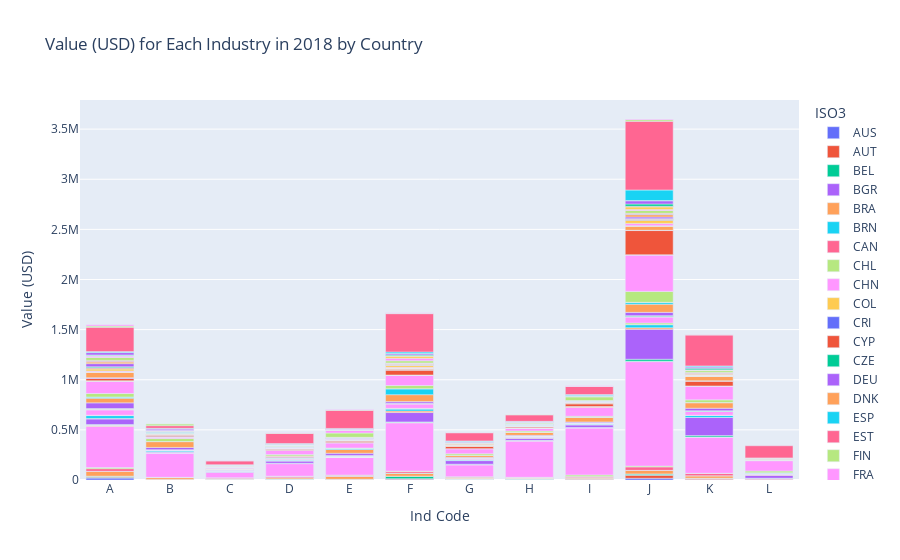

The code cell stored with this chart in its notebook:
### Markdown cell above
The sunburst chart above provides a hierarchical visualization of the distribution of industries globally for the year 2018. The chart is structured with continents at the innermost level, followed by countries. The size of each segment represents the value in USD, with larger segments indicating higher values.

Key observations from the chart:
1. **China**: Dominates the chart with the highest values across multiple industries, particularly in the manufacture of fabricated metal products, machinery, and equipment.
2. **United States**: Also shows significant values, especially in the manufacture of fabricated metal products, machinery, and equipment, as well as the manufacture of transport equipment.
3. **Other Countries**: Countries like Japan, India, and South Korea also contribute significantly but are overshadowed by the top two countries. Germany also shows a very healthy contribution and is by far the biggset contributer in Europe.

The chart highlights the concentration of industrial value in a few key countries, with China leading by a substantial margin. This concentration suggests that these countries play a crucial role in the global industrial landscape, particularly in the manufacturing sectors.

### Code cell
# Aggregate data by industry and country
aggregated_data = df_eng_final_2018.groupby(['Ind Code', 'ISO3'])['Value (USD)'].sum().reset_index()

# Create the bar chart
fig = px.bar(aggregated_data, x='Ind Code', y='Value (USD)', color='ISO3', title='Value (USD) for Each Industry in 2018 by Country')


# Show the plot
fig.show()

### Figure 1 — Plotly figure (JSON) as saved in the notebook; plotly's stock layout.template omitted (floating-point values rounded to 4 significant figures)
{"data": [{"alignmentgroup": "True", "hovertemplate": "ISO3=AUS<br>Ind Code=%{x}<br>Value (USD)=%{y}<extra></extra>", "legendgroup": "AUS", "marker": {"color": "#636efa", "pattern": {"shape": ""}}, "name": "AUS", "offsetgroup": "AUS", "orientation": "v", "showlegend": true, "textposition": "auto", "type": "bar", "x": ["A", "B", "C", "D", "E", "F", "G", "H", "I", "J", "K"], "xaxis": "x", "y": [19230.0, 1738.0, 3527.0, 3806.0, 4366.0, 7094.0, 3406.0, 4880.0, 5153.0, 17230.0, 6060.0], "yaxis": "y"}, {"alignmentgroup": "True", "hovertemplate": "ISO3=AUT<br>Ind Code=%{x}<br>Value (USD)=%{y}<extra></extra>", "legendgroup": "AUT", "marker": {"color": "#EF553B", "pattern": {"shape": ""}}, "name": "AUT", "offsetgroup": "AUT", "orientation": "v", "showlegend": true, "textposition": "auto", "type": "bar", "x": ["A", "B", "C", "D", "E", "F", "G", "H", "I", "J", "K", "L"], "xaxis": "x", "y": [7381.0, 1186.0, 3188.0, 3794.0, 1101.0, 6564.0, 2990.0, 3126.0, 5316.0, 29630.0, 6915.0, 3334.0], "yaxis": "y"}, {"alignmentgroup": "True", "hovertemplate": "ISO3=BEL<br>Ind Code=%{x}<br>Value (USD)=%{y}<extra></extra>", "legendgroup": "BEL", "marker": {"color": "#00cc96", "pattern": {"shape": ""}}, "name": "BEL", "offsetgroup": "BEL", "orientation": "v", "showlegend": true, "textposition": "auto", "type": "bar", "x": ["A", "B", "C", "D", "E", "F", "G", "H", "I", "J", "K", "L"], "xaxis": "x", "y": [10050.0, 1629.0, 1118.0, 2614.0, 1535.0, 23640.0, 2661.0, 3114.0, 3693.0, 11770.0, 3887.0, 1585.0], "yaxis": "y"}, {"alignmentgroup": "True", "hovertemplate": "ISO3=BGR<br>Ind Code=%{x}<br>Value (USD)=%{y}<extra></extra>", "legendgroup": "BGR", "marker": {"color": "#ab63fa", "pattern": {"shape": ""}}, "name": "BGR", "offsetgroup": "BGR", "orientation": "v", "showlegend": true, "textposition": "auto", "type": "bar", "x": ["A", "B", "C", "D", "E", "F", "G", "H", "I", "J", "K", "L"], "xaxis": "x", "y": [1460.0, 867.6, 155.4, 401.3, 133.4, 787.7, 485.7, 517.3, 510.3, 2453.0, 402.2, 546.7], "yaxis": "y"}, {"alignmentgroup": "True", "hovertemplate": "ISO3=BRA<br>Ind Code=%{x}<br>Value (USD)=%{y}<extra></extra>", "legendgroup": "BRA", "marker": {"color": "#FFA15A", "pattern": {"shape": ""}}, "name": "BRA", "offsetgroup": "BRA", "orientation": "v", "showlegend": true, "textposition": "auto", "type": "bar", "x": ["A", "B", "C", "D", "E", "F", "G", "H", "I", "J", "K"], "xaxis": "x", "y": [48565, 18580.0, 3530.0, 12970.0, 28030.0, 30460.0, 10040.0, 7876.0, 11300.0, 35120.0, 24890.0], "yaxis": "y"}, {"alignmentgroup": "True", "hovertemplate": "ISO3=BRN<br>Ind Code=%{x}<br>Value (USD)=%{y}<extra></extra>", "legendgroup": "BRN", "marker": {"color": "#19d3f3", "pattern": {"shape": ""}}, "name": "BRN", "offsetgroup": "BRN", "orientation": "v", "showlegend": true, "textposition": "auto", "type": "bar", "x": ["A", "B", "C", "D", "E", "F", "G", "H", "I", "J", "K"], "xaxis": "x", "y": [16.8, 47.5, 2.4, 6.9, 1247.0, 37.6, 6.9, 13.7, 3.9, 33.3, 74.8], "yaxis": "y"}, {"alignmentgroup": "True", "hovertemplate": "ISO3=CAN<br>Ind Code=%{x}<br>Value (USD)=%{y}<extra></extra>", "legendgroup": "CAN", "marker": {"color": "#FF6692", "pattern": {"shape": ""}}, "name": "CAN", "offsetgroup": "CAN", "orientation": "v", "showlegend": true, "textposition": "auto", "type": "bar", "x": ["A", "B", "C", "D", "E", "F", "G", "H", "I", "J", "K", "L"], "xaxis": "x", "y": [26540.0, 2099.0, 9154.0, 11191, 12170.0, 17600.0, 8473.0, 6482.0, 9901.0, 34480.0, 23820.0, 8180.0], "yaxis": "y"}, {"alignmentgroup": "True", "hovertemplate": "ISO3=CHL<br>Ind Code=%{x}<br>Value (USD)=%{y}<extra></extra>", "legendgroup": "CHL", "marker": {"color": "#B6E880", "pattern": {"shape": ""}}, "name": "CHL", "offsetgroup": "CHL", "orientation": "v", "showlegend": true, "textposition": "auto", "type": "bar", "x": ["A", "B", "C", "D", "E", "F", "G", "H", "I", "J", "K"], "xaxis": "x", "y": [11020.0, 453.8, 1449.0, 3599.0, 819.0, 2773.0, 4509.0, 1058.0, 14590.0, 8075.0, 1082.0], "yaxis": "y"}, {"alignmentgroup": "True", "hovertemplate": "ISO3=CHN<br>Ind Code=%{x}<br>Value (USD)=%{y}<extra></extra>", "legendgroup": "CHN", "marker": {"color": "#FF97FF", "pattern": {"shape": ""}}, "name": "CHN", "offsetgroup": "CHN", "orientation": "v", "showlegend": true, "textposition": "auto", "type": "bar", "x": ["A", "B", "C", "D", "E", "F", "G", "H", "I", "J", "K"], "xaxis": "x", "y": [410600.0, 241900.0, 54180.0, 124600.0, 175200.0, 481400.0, 119900.0, 361300.0, 470000.0, 1042000.0, 362000.0], "yaxis": "y"}, {"alignmentgroup": "True", "hovertemplate": "ISO3=COL<br>Ind Code=%{x}<br>Value (USD)=%{y}<extra></extra>", "legendgroup": "COL", "marker": {"color": "#FECB52", "pattern": {"shape": ""}}, "name": "COL", "offsetgroup": "COL", "orientation": "v", "showlegend": true, "textposition": "auto", "type": "bar", "x": ["A", "B", "C", "D", "E", "F", "G", "H", "I", "J", "K", "L"], "xaxis": "x", "y": [10590.0, 3523.0, 350.5, 1868.0, 4395.0, 5101.0, 1002.0, 4032.0, 1363.0, 3607.0, 838.0, 1944.0], "yaxis": "y"}, {"alignmentgroup": "True", "hovertemplate": "ISO3=CRI<br>Ind Code=%{x}<br>Value (USD)=%{y}<extra></extra>", "legendgroup": "CRI", "marker": {"color": "#636efa", "pattern": {"shape": ""}}, "name": "CRI", "offsetgroup": "CRI", "orientation": "v", "showlegend": true, "textposition": "auto", "type": "bar", "x": ["A", "B", "C", "D", "E", "F", "G", "H", "I", "J", "K"], "xaxis": "x", "y": [2920, 188.2, 90.4, 326.7, 221.2, 549.9, 123.7, 373, 104.6, 481.4, 25.1], "yaxis": "y"}, {"alignmentgroup": "True", "hovertemplate": "ISO3=CYP<br>Ind Code=%{x}<br>Value (USD)=%{y}<extra></extra>", "legendgroup": "CYP", "marker": {"color": "#EF553B", "pattern": {"shape": ""}}, "name": "CYP", "offsetgroup": "CYP", "orientation": "v", "showlegend": true, "textposition": "auto", "type": "bar", "x": ["A", "B", "C", "D", "E", "F", "G", "H", "I", "J", "K", "L"], "xaxis": "x", "y": [427.8, 20.77, 64.79, 49.9, 2.83, 184.3, 34.82, 145.2, 26.91, 212.1, 7.55, 46.62], "yaxis": "y"}, {"alignmentgroup": "True", "hovertemplate": "ISO3=CZE<br>Ind Code=%{x}<br>Value (USD)=%{y}<extra></extra>", "legendgroup": "CZE", "marker": {"color": "#00cc96", "pattern": {"shape": ""}}, "name": "CZE", "offsetgroup": "CZE", "orientation": "v", "showlegend": true, "textposition": "auto", "type": "bar", "x": ["A", "B", "C", "D", "E", "F", "G", "H", "I", "J", "K", "L"], "xaxis": "x", "y": [4662.0, 1232.0, 1445.0, 1650.0, 47.45, 3130.0, 4015.0, 2560.0, 1777.0, 19210.0, 12750.0, 2031.0], "yaxis": "y"}, {"alignmentgroup": "True", "hovertemplate": "ISO3=DEU<br>Ind Code=%{x}<br>Value (USD)=%{y}<extra></extra>", "legendgroup": "DEU", "marker": {"color": "#ab63fa", "pattern": {"shape": ""}}, "name": "DEU", "offsetgroup": "DEU", "orientation": "v", "showlegend": true, "textposition": "auto", "type": "bar", "x": ["A", "B", "C", "D", "E", "F", "G", "H", "I", "J", "K", "L"], "xaxis": "x", "y": [55520.0, 8917.0, 8204.0, 23350.0, 5850.0, 93580.0, 35850.0, 21810.0, 27220.0, 299400.0, 180600.0, 30040.0], "yaxis": "y"}, {"alignmentgroup": "True", "hovertemplate": "ISO3=DNK<br>Ind Code=%{x}<br>Value (USD)=%{y}<extra></extra>", "legendgroup": "DNK", "marker": {"color": "#FFA15A", "pattern": {"shape": ""}}, "name": "DNK", "offsetgroup": "DNK", "orientation": "v", "showlegend": true, "textposition": "auto", "type": "bar", "x": ["A", "B", "C", "D", "E", "F", "G", "H", "I", "J", "K", "L"], "xaxis": "x", "y": [4803.0, 569.2, 684.8, 947.1, 273.8, 15200.0, 1321.0, 1672.0, 458.6, 14740.0, 669.2, 3019.0], "yaxis": "y"}, {"alignmentgroup": "True", "hovertemplate": "ISO3=ESP<br>Ind Code=%{x}<br>Value (USD)=%{y}<extra></extra>", "legendgroup": "ESP", "marker": {"color": "#19d3f3", "pattern": {"shape": ""}}, "name": "ESP", "offsetgroup": "ESP", "orientation": "v", "showlegend": true, "textposition": "auto", "type": "bar", "x": ["A", "B", "C", "D", "E", "F", "G", "H", "I", "J", "K", "L"], "xaxis": "x", "y": [28830.0, 10690.0, 2365.0, 7970.0, 3797.0, 21180.0, 7557.0, 6903.0, 7825, 30690.0, 20250.0, 5228.0], "yaxis": "y"}, {"alignmentgroup": "True", "hovertemplate": "ISO3=EST<br>Ind Code=%{x}<br>Value (USD)=%{y}<extra></extra>", "legendgroup": "EST", "marker": {"color": "#FF6692", "pattern": {"shape": ""}}, "name": "EST", "offsetgroup": "EST", "orientation": "v", "showlegend": true, "textposition": "auto", "type": "bar", "x": ["A", "B", "C", "D", "E", "F", "G", "H", "I", "J", "K", "L"], "xaxis": "x", "y": [507.2, 222.6, 669.1, 203.2, 98.72, 191.8, 158.2, 215.3, 37.5, 1172.0, 158.2, 283.5], "yaxis": "y"}, {"alignmentgroup": "True", "hovertemplate": "ISO3=FIN<br>Ind Code=%{x}<br>Value (USD)=%{y}<extra></extra>", "legendgroup": "FIN", "marker": {"color": "#B6E880", "pattern": {"shape": ""}}, "name": "FIN", "offsetgroup": "FIN", "orientation": "v", "showlegend": true, "textposition": "auto", "type": "bar", "x": ["A", "B", "C", "D", "E", "F", "G", "H", "I", "J", "K", "L"], "xaxis": "x", "y": [3232.0, 481.8, 1625.0, 5422.0, 845.6, 5169.0, 1267.0, 1394.0, 2038.0, 15840.0, 1391.0, 790.1], "yaxis": "y"}, {"alignmentgroup": "True", "hovertemplate": "ISO3=FRA<br>Ind Code=%{x}<br>Value (USD)=%{y}<extra></extra>", "legendgroup": "FRA", "marker": {"color": "#FF97FF", "pattern": {"shape": ""}}, "name": "FRA", "offsetgroup": "FRA", "orientation": "v", "showlegend": true, "textposition": "auto", "type": "bar", "x": ["A", "B", "C", "D", "E", "F", "G", "H", "I", "J", "K", "L"], "xaxis": "x", "y": [52770.0, 6561.0, 3610.0, 11500.0, 2345.0, 44610.0, 13490.0, 9516.0, 7038.0, 60260.0, 38550.0, 8393.0], "yaxis": "y"}, {"alignmentgroup": "True", "hovertemplate": "ISO3=GRC<br>Ind Code=%{x}<br>Value (USD)=%{y}<extra></extra>", "legendgroup": "GRC", "marker": {"color": "#FECB52", "pattern": {"shape": ""}}, "name": "GRC", "offsetgroup": "GRC", "orientation": "v", "showlegend": true, "textposition": "auto", "type": "bar", "x": ["A", "B", "C", "D", "E", "F", "G", "H", "I", "J", "K", "L"], "xaxis": "x", "y": [6069.0, 612.9, 113.3, 849.9, 1142.0, 2322.0, 678.4, 950.1, 1441.0, 2303.0, 527.7, 377.1], "yaxis": "y"}, {"alignmentgroup": "True", "hovertemplate": "ISO3=HKG<br>Ind Code=%{x}<br>Value (USD)=%{y}<extra></extra>", "legendgroup": "HKG", "marker": {"color": "#636efa", "pattern": {"shape": ""}}, "name": "HKG", "offsetgroup": "HKG", "orientation": "v", "showlegend": true, "textposition": "auto", "type": "bar", "x": ["A", "B", "C", "D", "E", "F", "H", "I", "J", "K"], "xaxis": "x", "y": [2646.0, 291.7, 222, 178.7, 50.8, 96.2, 69.1, 382.3, 334.7, 112.7], "yaxis": "y"}, {"alignmentgroup": "True", "hovertemplate": "ISO3=HRV<br>Ind Code=%{x}<br>Value (USD)=%{y}<extra></extra>", "legendgroup": "HRV", "marker": {"color": "#EF553B", "pattern": {"shape": ""}}, "name": "HRV", "offsetgroup": "HRV", "orientation": "v", "showlegend": true, "textposition": "auto", "type": "bar", "x": ["A", "B", "C", "D", "E", "F", "G", "H", "I", "J", "K", "L"], "xaxis": "x", "y": [1832.0, 409.2, 332.4, 408.4, 628.8, 666.8, 303.3, 442.1, 82.37, 1891.0, 151.5, 312.9], "yaxis": "y"}, {"alignmentgroup": "True", "hovertemplate": "ISO3=HUN<br>Ind Code=%{x}<br>Value (USD)=%{y}<extra></extra>", "legendgroup": "HUN", "marker": {"color": "#00cc96", "pattern": {"shape": ""}}, "name": "HUN", "offsetgroup": "HUN", "orientation": "v", "showlegend": true, "textposition": "auto", "type": "bar", "x": ["A", "B", "C", "D", "E", "F", "G", "H", "I", "J", "K", "L"], "xaxis": "x", "y": [2914.0, 613.6, 353.1, 1016.0, 1050.0, 4086.0, 2063.0, 1034.0, 932.8, 8332.0, 6155.0, 943.4], "yaxis": "y"}, {"alignmentgroup": "True", "hovertemplate": "ISO3=IDN<br>Ind Code=%{x}<br>Value (USD)=%{y}<extra></extra>", "legendgroup": "IDN", "marker": {"color": "#ab63fa", "pattern": {"shape": ""}}, "name": "IDN", "offsetgroup": "IDN", "orientation": "v", "showlegend": true, "textposition": "auto", "type": "bar", "x": ["A", "B", "C", "D", "E", "F", "G", "H", "I", "J", "K"], "xaxis": "x", "y": [56690.0, 21870.0, 5118.0, 9408.0, 21400.0, 15370.0, 5991.0, 6034.0, 8092.0, 32760.0, 24610.0], "yaxis": "y"}, {"alignmentgroup": "True", "hovertemplate": "ISO3=IND<br>Ind Code=%{x}<br>Value (USD)=%{y}<extra></extra>", "legendgroup": "IND", "marker": {"color": "#FFA15A", "pattern": {"shape": ""}}, "name": "IND", "offsetgroup": "IND", "orientation": "v", "showlegend": true, "textposition": "auto", "type": "bar", "x": ["A", "B", "C", "D", "E", "F", "G", "H", "I", "J", "K"], "xaxis": "x", "y": [47080.0, 58620.0, 7389.0, 11660.0, 37750.0, 69280.0, 18060.0, 29930.0, 44780.0, 81610.0, 55750.0], "yaxis": "y"}, {"alignmentgroup": "True", "hovertemplate": "ISO3=IRL<br>Ind Code=%{x}<br>Value (USD)=%{y}<extra></extra>", "legendgroup": "IRL", "marker": {"color": "#19d3f3", "pattern": {"shape": ""}}, "name": "IRL", "offsetgroup": "IRL", "orientation": "v", "showlegend": true, "textposition": "auto", "type": "bar", "x": ["A", "B", "C", "D", "E", "F", "G", "H", "I", "J", "K", "L"], "xaxis": "x", "y": [10350.0, 171.8, 358.0, 643.5, 12450.0, 59400.0, 733.0, 1018.0, 352.2, 18220.0, 474.7, 5724.0], "yaxis": "y"}, {"alignmentgroup": "True", "hovertemplate": "ISO3=ISL<br>Ind Code=%{x}<br>Value (USD)=%{y}<extra></extra>", "legendgroup": "ISL", "marker": {"color": "#FF6692", "pattern": {"shape": ""}}, "name": "ISL", "offsetgroup": "ISL", "orientation": "v", "showlegend": true, "textposition": "auto", "type": "bar", "x": ["A", "B", "C", "D", "E", "F", "G", "H", "I", "J", "K", "L"], "xaxis": "x", "y": [1017.0, 28.05, 15.93, 56.9, 3.99, 43.8, 32.03, 121.1, 295.4, 401.2, 9.62, 169.3], "yaxis": "y"}, {"alignmentgroup": "True", "hovertemplate": "ISO3=ITA<br>Ind Code=%{x}<br>Value (USD)=%{y}<extra></extra>", "legendgroup": "ITA", "marker": {"color": "#B6E880", "pattern": {"shape": ""}}, "name": "ITA", "offsetgroup": "ITA", "orientation": "v", "showlegend": true, "textposition": "auto", "type": "bar", "x": ["A", "B", "C", "D", "E", "F", "G", "H", "I", "J", "K", "L"], "xaxis": "x", "y": [34840.0, 30510.0, 5769.0, 12850.0, 2152.0, 31760.0, 15990.0, 12220.0, 11180.0, 109100.0, 27280.0, 16950.0], "yaxis": "y"}, {"alignmentgroup": "True", "hovertemplate": "ISO3=JPN<br>Ind Code=%{x}<br>Value (USD)=%{y}<extra></extra>", "legendgroup": "JPN", "marker": {"color": "#FF97FF", "pattern": {"shape": ""}}, "name": "JPN", "offsetgroup": "JPN", "orientation": "v", "showlegend": true, "textposition": "auto", "type": "bar", "x": ["A", "B", "C", "D", "E", "F", "G", "H", "I", "J", "K", "L"], "xaxis": "x", "y": [122000.0, 14367, 8776.0, 44070.0, 51950.0, 103800.0, 51260.0, 28490.0, 89920.0, 363700.0, 137600.0, 102700.0], "yaxis": "y"}, {"alignmentgroup": "True", "hovertemplate": "ISO3=KAZ<br>Ind Code=%{x}<br>Value (USD)=%{y}<extra></extra>", "legendgroup": "KAZ", "marker": {"color": "#FECB52", "pattern": {"shape": ""}}, "name": "KAZ", "offsetgroup": "KAZ", "orientation": "v", "showlegend": true, "textposition": "auto", "type": "bar", "x": ["A", "B", "C", "D", "E", "F", "G", "H", "I", "J", "K"], "xaxis": "x", "y": [4637.0, 225.1, 43.8, 215.2, 1897.0, 1182, 322.2, 1036.0, 7339.0, 948.7, 465.2], "yaxis": "y"}, {"alignmentgroup": "True", "hovertemplate": "ISO3=KHM<br>Ind Code=%{x}<br>Value (USD)=%{y}<extra></extra>", "legendgroup": "KHM", "marker": {"color": "#636efa", "pattern": {"shape": ""}}, "name": "KHM", "offsetgroup": "KHM", "orientation": "v", "showlegend": true, "textposition": "auto", "type": "bar", "x": ["A", "B", "C", "D", "E", "F", "G", "H", "I", "J", "K"], "xaxis": "x", "y": [632.9, 4106.0, 548.9, 115.8, 93.1, 97.9, 103.3, 49.1, 30.2, 573.6, 292.7], "yaxis": "y"}, {"alignmentgroup": "True", "hovertemplate": "ISO3=KOR<br>Ind Code=%{x}<br>Value (USD)=%{y}<extra></extra>", "legendgroup": "KOR", "marker": {"color": "#EF553B", "pattern": {"shape": ""}}, "name": "KOR", "offsetgroup": "KOR", "orientation": "v", "showlegend": true, "textposition": "auto", "type": "bar", "x": ["A", "B", "C", "D", "E", "F", "G", "H", "I", "J", "K"], "xaxis": "x", "y": [23360.0, 15520.0, 2132, 12020.0, 17220.0, 50103, 24456, 12440.0, 28120.0, 241659, 49990.0], "yaxis": "y"}, {"alignmentgroup": "True", "hovertemplate": "ISO3=LAO<br>Ind Code=%{x}<br>Value (USD)=%{y}<extra></extra>", "legendgroup": "LAO", "marker": {"color": "#00cc96", "pattern": {"shape": ""}}, "name": "LAO", "offsetgroup": "LAO", "orientation": "v", "showlegend": true, "textposition": "auto", "type": "bar", "x": ["A", "B", "C", "D", "E", "F", "G", "H", "I", "J", "K"], "xaxis": "x", "y": [333.4, 247.6, 177.9, 4.2, 86.7, 61.5, 15.4, 166.4, 520.1, 76.3, 2.8], "yaxis": "y"}, {"alignmentgroup": "True", "hovertemplate": "ISO3=MAR<br>Ind Code=%{x}<br>Value (USD)=%{y}<extra></extra>", "legendgroup": "MAR", "marker": {"color": "#ab63fa", "pattern": {"shape": ""}}, "name": "MAR", "offsetgroup": "MAR", "orientation": "v", "showlegend": true, "textposition": "auto", "type": "bar", "x": ["A", "B", "C", "D", "E", "F", "G", "H", "I", "J", "K"], "xaxis": "x", "y": [7306.0, 2323.0, 197.9, 434.1, 0.3, 3765.0, 115.8, 1427.0, 745.9, 2425.0, 1486.0], "yaxis": "y"}, {"alignmentgroup": "True", "hovertemplate": "ISO3=MEX<br>Ind Code=%{x}<br>Value (USD)=%{y}<extra></extra>", "legendgroup": "MEX", "marker": {"color": "#FFA15A", "pattern": {"shape": ""}}, "name": "MEX", "offsetgroup": "MEX", "orientation": "v", "showlegend": true, "textposition": "auto", "type": "bar", "x": ["A", "B", "C", "D", "E", "F", "G", "H", "I", "J", "K", "L"], "xaxis": "x", "y": [55270.0, 8378.0, 1698.0, 5194.0, 8139.0, 15030.0, 6716.0, 5645.0, 12930.0, 42990.0, 47390.0, 6151.0], "yaxis": "y"}, {"alignmentgroup": "True", "hovertemplate": "ISO3=MKD<br>Ind Code=%{x}<br>Value (USD)=%{y}<extra></extra>", "legendgroup": "MKD", "marker": {"color": "#19d3f3", "pattern": {"shape": ""}}, "name": "MKD", "offsetgroup": "MKD", "orientation": "v", "showlegend": true, "textposition": "auto", "type": "bar", "x": ["A", "B", "C", "D", "E", "F", "G", "H", "I", "J", "K", "L"], "xaxis": "x", "y": [370.4, 340.8, 19.4, 65.18, 0.49, 100.5, 58.27, 79.77, 64.36, 292.9, 239.1, 48.82], "yaxis": "y"}, {"alignmentgroup": "True", "hovertemplate": "ISO3=MLT<br>Ind Code=%{x}<br>Value (USD)=%{y}<extra></extra>", "legendgroup": "MLT", "marker": {"color": "#FF6692", "pattern": {"shape": ""}}, "name": "MLT", "offsetgroup": "MLT", "orientation": "v", "showlegend": true, "textposition": "auto", "type": "bar", "x": ["A", "B", "C", "D", "E", "F", "G", "H", "I", "J", "K", "L"], "xaxis": "x", "y": [178.5, 16.23, 10.9, 94.5, 0.1, 53.8, 86.2, 53.6, 0.98, 292.4, 82.54, 171.1], "yaxis": "y"}, {"alignmentgroup": "True", "hovertemplate": "ISO3=MMR<br>Ind Code=%{x}<br>Value (USD)=%{y}<extra></extra>", "legendgroup": "MMR", "marker": {"color": "#B6E880", "pattern": {"shape": ""}}, "name": "MMR", "offsetgroup": "MMR", "orientation": "v", "showlegend": true, "textposition": "auto", "type": "bar", "x": ["A", "B", "C", "D", "E", "F", "G", "H", "I", "J", "K"], "xaxis": "x", "y": [3474.0, 2715, 390.5, 389.6, 752.3, 764.3, 315.3, 528.7, 499.7, 1449.0, 649.2], "yaxis": "y"}, {"alignmentgroup": "True", "hovertemplate": "ISO3=MYS<br>Ind Code=%{x}<br>Value (USD)=%{y}<extra></extra>", "legendgroup": "MYS", "marker": {"color": "#FF97FF", "pattern": {"shape": ""}}, "name": "MYS", "offsetgroup": "MYS", "orientation": "v", "showlegend": true, "textposition": "auto", "type": "bar", "x": ["A", "B", "C", "D", "E", "F", "G", "H", "I", "J", "K"], "xaxis": "x", "y": [7945.0, 1576.0, 1504.0, 2472.0, 9746.0, 7602.0, 3272.0, 2407.0, 2165.0, 23790.0, 4496.0], "yaxis": "y"}, {"alignmentgroup": "True", "hovertemplate": "ISO3=NLD<br>Ind Code=%{x}<br>Value (USD)=%{y}<extra></extra>", "legendgroup": "NLD", "marker": {"color": "#FECB52", "pattern": {"shape": ""}}, "name": "NLD", "offsetgroup": "NLD", "orientation": "v", "showlegend": true, "textposition": "auto", "type": "bar", "x": ["A", "B", "C", "D", "E", "F", "G", "H", "I", "J", "K", "L"], "xaxis": "x", "y": [19160.0, 1382.0, 1292.0, 4319, 1418.0, 20400.0, 3600.0, 2517.0, 2871.0, 31860.0, 5093.0, 6175.0], "yaxis": "y"}, {"alignmentgroup": "True", "hovertemplate": "ISO3=NOR<br>Ind Code=%{x}<br>Value (USD)=%{y}<extra></extra>", "legendgroup": "NOR", "marker": {"color": "#636efa", "pattern": {"shape": ""}}, "name": "NOR", "offsetgroup": "NOR", "orientation": "v", "showlegend": true, "textposition": "auto", "type": "bar", "x": ["A", "B", "C", "D", "E", "F", "G", "H", "I", "J", "K", "L"], "xaxis": "x", "y": [5809.0, 389.2, 1123.0, 999.6, 889.5, 3372.0, 499.0, 1317.0, 1652.0, 6466.0, 1742.0, 774.0], "yaxis": "y"}, {"alignmentgroup": "True", "hovertemplate": "ISO3=NZL<br>Ind Code=%{x}<br>Value (USD)=%{y}<extra></extra>", "legendgroup": "NZL", "marker": {"color": "#EF553B", "pattern": {"shape": ""}}, "name": "NZL", "offsetgroup": "NZL", "orientation": "v", "showlegend": true, "textposition": "auto", "type": "bar", "x": ["A", "B", "C", "D", "E", "F", "G", "H", "I", "J", "K"], "xaxis": "x", "y": [7619.0, 438.0, 1111.0, 1118.0, 1546.0, 1034.0, 1043.0, 835.8, 607.5, 5600.0, 925.1], "yaxis": "y"}, {"alignmentgroup": "True", "hovertemplate": "ISO3=PER<br>Ind Code=%{x}<br>Value (USD)=%{y}<extra></extra>", "legendgroup": "PER", "marker": {"color": "#00cc96", "pattern": {"shape": ""}}, "name": "PER", "offsetgroup": "PER", "orientation": "v", "showlegend": true, "textposition": "auto", "type": "bar", "x": ["A", "B", "C", "D", "E", "F", "G", "H", "I", "J", "K"], "xaxis": "x", "y": [8683.0, 3378.0, 672.7, 2133.0, 2554.0, 2635, 1366.0, 2640, 2703.0, 3370.0, 905.6], "yaxis": "y"}, {"alignmentgroup": "True", "hovertemplate": "ISO3=PHL<br>Ind Code=%{x}<br>Value (USD)=%{y}<extra></extra>", "legendgroup": "PHL", "marker": {"color": "#ab63fa", "pattern": {"shape": ""}}, "name": "PHL", "offsetgroup": "PHL", "orientation": "v", "showlegend": true, "textposition": "auto", "type": "bar", "x": ["A", "B", "C", "D", "E", "F", "G", "H", "I", "J", "K"], "xaxis": "x", "y": [31261, 4862.0, 769.4, 941.8, 4330.0, 3429, 975.3, 1632.0, 1458.0, 16570.0, 2110], "yaxis": "y"}, {"alignmentgroup": "True", "hovertemplate": "ISO3=POL<br>Ind Code=%{x}<br>Value (USD)=%{y}<extra></extra>", "legendgroup": "POL", "marker": {"color": "#FFA15A", "pattern": {"shape": ""}}, "name": "POL", "offsetgroup": "POL", "orientation": "v", "showlegend": true, "textposition": "auto", "type": "bar", "x": ["A", "B", "C", "D", "E", "F", "G", "H", "I", "J", "K", "L"], "xaxis": "x", "y": [16200.0, 3051.0, 3651.0, 5640, 3053.0, 7458.0, 7664.0, 5894.0, 2795.0, 22710.0, 10190.0, 5891.0], "yaxis": "y"}, {"alignmentgroup": "True", "hovertemplate": "ISO3=PRT<br>Ind Code=%{x}<br>Value (USD)=%{y}<extra></extra>", "legendgroup": "PRT", "marker": {"color": "#19d3f3", "pattern": {"shape": ""}}, "name": "PRT", "offsetgroup": "PRT", "orientation": "v", "showlegend": true, "textposition": "auto", "type": "bar", "x": ["A", "B", "C", "D", "E", "F", "G", "H", "I", "J", "K", "L"], "xaxis": "x", "y": [5034.0, 5038.0, 1238.0, 1966.0, 655.0, 2003.0, 1525.0, 1815.0, 588.7, 5482.0, 2345.0, 1455.0], "yaxis": "y"}, {"alignmentgroup": "True", "hovertemplate": "ISO3=ROU<br>Ind Code=%{x}<br>Value (USD)=%{y}<extra></extra>", "legendgroup": "ROU", "marker": {"color": "#FF6692", "pattern": {"shape": ""}}, "name": "ROU", "offsetgroup": "ROU", "orientation": "v", "showlegend": true, "textposition": "auto", "type": "bar", "x": ["A", "B", "C", "D", "E", "F", "G", "H", "I", "J", "K", "L"], "xaxis": "x", "y": [11080.0, 3709.0, 1352.0, 1087.0, 2442.0, 1675.0, 2025.0, 1656.0, 1933.0, 7890.0, 7034.0, 1652.0], "yaxis": "y"}, {"alignmentgroup": "True", "hovertemplate": "ISO3=RUS<br>Ind Code=%{x}<br>Value (USD)=%{y}<extra></extra>", "legendgroup": "RUS", "marker": {"color": "#B6E880", "pattern": {"shape": ""}}, "name": "RUS", "offsetgroup": "RUS", "orientation": "v", "showlegend": true, "textposition": "auto", "type": "bar", "x": ["A", "B", "C", "D", "E", "F", "G", "H", "I", "J", "K", "L"], "xaxis": "x", "y": [29660.0, 3653.0, 4091.0, 7431.0, 42850.0, 22430.0, 3934.0, 7926.0, 36460.0, 28980.0, 18380.0, 2888.0], "yaxis": "y"}, {"alignmentgroup": "True", "hovertemplate": "ISO3=SAU<br>Ind Code=%{x}<br>Value (USD)=%{y}<extra></extra>", "legendgroup": "SAU", "marker": {"color": "#FF97FF", "pattern": {"shape": ""}}, "name": "SAU", "offsetgroup": "SAU", "orientation": "v", "showlegend": true, "textposition": "auto", "type": "bar", "x": ["A", "B", "C", "D", "E", "F", "G", "H", "I", "J", "K"], "xaxis": "x", "y": [13690.0, 2859.0, 992.8, 3834.0, 26710.0, 25400.0, 2581.0, 5128.0, 4291.0, 10530.0, 1206.0], "yaxis": "y"}, {"alignmentgroup": "True", "hovertemplate": "ISO3=SGP<br>Ind Code=%{x}<br>Value (USD)=%{y}<extra></extra>", "legendgroup": "SGP", "marker": {"color": "#FECB52", "pattern": {"shape": ""}}, "name": "SGP", "offsetgroup": "SGP", "orientation": "v", "showlegend": true, "textposition": "auto", "type": "bar", "x": ["A", "B", "C", "D", "E", "F", "G", "H", "I", "J", "K"], "xaxis": "x", "y": [3263.0, 408.2, 130.6, 1118.0, 4675.0, 22590.0, 685.2, 355.1, 445.3, 26070.0, 6336.0], "yaxis": "y"}, {"alignmentgroup": "True", "hovertemplate": "ISO3=SRB<br>Ind Code=%{x}<br>Value (USD)=%{y}<extra></extra>", "legendgroup": "SRB", "marker": {"color": "#636efa", "pattern": {"shape": ""}}, "name": "SRB", "offsetgroup": "SRB", "orientation": "v", "showlegend": true, "textposition": "auto", "type": "bar", "x": ["A", "B", "C", "D", "E", "F", "G", "H", "I", "J", "K", "L"], "xaxis": "x", "y": [1703.0, 523.0, 175.0, 325.9, 650.2, 601.5, 614.0, 320.0, 90.65, 1542.0, 395.3, 294.5], "yaxis": "y"}, {"alignmentgroup": "True", "hovertemplate": "ISO3=SVN<br>Ind Code=%{x}<br>Value (USD)=%{y}<extra></extra>", "legendgroup": "SVN", "marker": {"color": "#EF553B", "pattern": {"shape": ""}}, "name": "SVN", "offsetgroup": "SVN", "orientation": "v", "showlegend": true, "textposition": "auto", "type": "bar", "x": ["A", "B", "C", "D", "E", "F", "G", "H", "I", "J", "K", "L"], "xaxis": "x", "y": [746.0, 326.1, 344.3, 455.4, 1.17, 1853.0, 820.9, 407.0, 567.8, 3819.0, 929.6, 454.8], "yaxis": "y"}, {"alignmentgroup": "True", "hovertemplate": "ISO3=SWE<br>Ind Code=%{x}<br>Value (USD)=%{y}<extra></extra>", "legendgroup": "SWE", "marker": {"color": "#00cc96", "pattern": {"shape": ""}}, "name": "SWE", "offsetgroup": "SWE", "orientation": "v", "showlegend": true, "textposition": "auto", "type": "bar", "x": ["A", "B", "C", "D", "E", "F", "G", "H", "I", "J", "K", "L"], "xaxis": "x", "y": [5531.0, 570.3, 2830.0, 7049.0, 811.4, 8081.0, 1999.0, 1767.0, 3977.0, 22510.0, 15190.0, 2082.0], "yaxis": "y"}, {"alignmentgroup": "True", "hovertemplate": "ISO3=THA<br>Ind Code=%{x}<br>Value (USD)=%{y}<extra></extra>", "legendgroup": "THA", "marker": {"color": "#ab63fa", "pattern": {"shape": ""}}, "name": "THA", "offsetgroup": "THA", "orientation": "v", "showlegend": true, "textposition": "auto", "type": "bar", "x": ["A", "B", "C", "D", "E", "F", "G", "H", "I", "J", "K"], "xaxis": "x", "y": [23400.0, 14720.0, 1376.0, 2904.0, 6623.0, 12400.0, 6562.0, 5439, 3415.0, 32590.0, 13510.0], "yaxis": "y"}, {"alignmentgroup": "True", "hovertemplate": "ISO3=TUN<br>Ind Code=%{x}<br>Value (USD)=%{y}<extra></extra>", "legendgroup": "TUN", "marker": {"color": "#FFA15A", "pattern": {"shape": ""}}, "name": "TUN", "offsetgroup": "TUN", "orientation": "v", "showlegend": true, "textposition": "auto", "type": "bar", "x": ["A", "B", "C", "D", "E", "F", "G", "H", "I", "J", "K"], "xaxis": "x", "y": [1200.0, 1498, 120.9, 175.2, 29.4, 532, 95.8, 438.5, 66.2, 1466.0, 428.4], "yaxis": "y"}, {"alignmentgroup": "True", "hovertemplate": "ISO3=TWN<br>Ind Code=%{x}<br>Value (USD)=%{y}<extra></extra>", "legendgroup": "TWN", "marker": {"color": "#19d3f3", "pattern": {"shape": ""}}, "name": "TWN", "offsetgroup": "TWN", "orientation": "v", "showlegend": true, "textposition": "auto", "type": "bar", "x": ["A", "B", "C", "D", "E", "F", "G", "H", "I", "J", "K"], "xaxis": "x", "y": [8449.0, 5359, 446, 3525.0, 6091.0, 16300.0, 6165.0, 3608.0, 10330.0, 105400.0, 8987], "yaxis": "y"}, {"alignmentgroup": "True", "hovertemplate": "ISO3=USA<br>Ind Code=%{x}<br>Value (USD)=%{y}<extra></extra>", "legendgroup": "USA", "marker": {"color": "#FF6692", "pattern": {"shape": ""}}, "name": "USA", "offsetgroup": "USA", "orientation": "v", "showlegend": true, "textposition": "auto", "type": "bar", "x": ["A", "B", "C", "D", "E", "F", "G", "H", "I", "J", "K", "L"], "xaxis": "x", "y": [242900.0, 26030.0, 39120.0, 103100.0, 182400.0, 382400.0, 81420.0, 65190.0, 80280.0, 685700.0, 308400.0, 120900.0], "yaxis": "y"}, {"alignmentgroup": "True", "hovertemplate": "ISO3=VNM<br>Ind Code=%{x}<br>Value (USD)=%{y}<extra></extra>", "legendgroup": "VNM", "marker": {"color": "#B6E880", "pattern": {"shape": ""}}, "name": "VNM", "offsetgroup": "VNM", "orientation": "v", "showlegend": true, "textposition": "auto", "type": "bar", "x": ["A", "B", "C", "D", "E", "F", "G", "H", "I", "J", "K"], "xaxis": "x", "y": [11540.0, 18104, 1072.0, 2006, 1854.0, 4420.0, 3245.0, 5243.0, 3187.0, 15830.0, 4147.0], "yaxis": "y"}, {"alignmentgroup": "True", "hovertemplate": "ISO3=ZAF<br>Ind Code=%{x}<br>Value (USD)=%{y}<extra></extra>", "legendgroup": "ZAF", "marker": {"color": "#FF97FF", "pattern": {"shape": ""}}, "name": "ZAF", "offsetgroup": "ZAF", "orientation": "v", "showlegend": true, "textposition": "auto", "type": "bar", "x": ["A", "B", "C", "D", "E", "F", "G", "H", "I", "J", "K"], "xaxis": "x", "y": [13380.0, 1577.0, 1955.0, 2453.0, 3519.0, 5117, 1741.0, 1352.0, 3003.0, 6780.0, 4299.0], "yaxis": "y"}], "layout": {"barmode": "relative", "legend": {"title": {"text": "ISO3"}, "tracegroupgap": 0}, "title": {"text": "Value (USD) for Each Industry in 2018 by Country"}, "xaxis": {"anchor": "y", "domain": [0, 1], "title": {"text": "Ind Code"}}, "yaxis": {"anchor": "x", "domain": [0, 1], "title": {"text": "Value (USD)"}}}}
